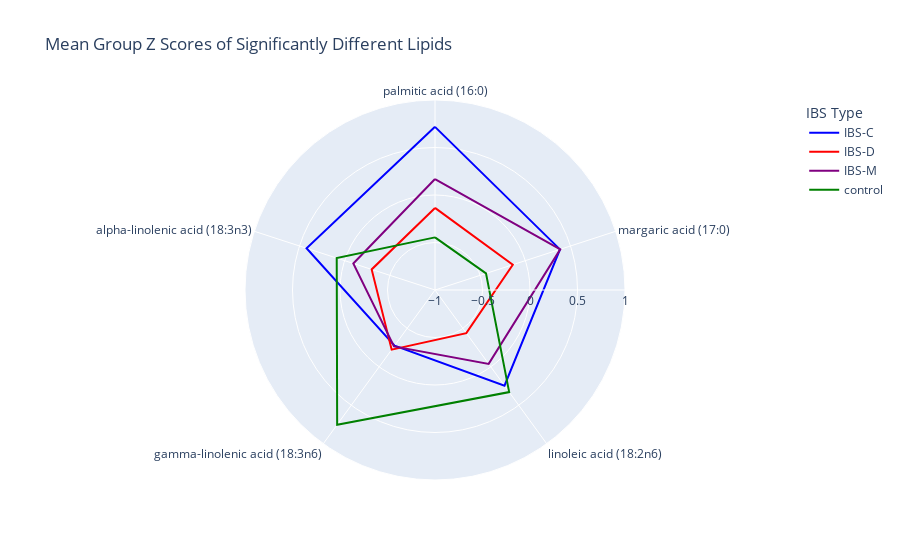

The notebook cell saved with this chart:
### Code cell
fig = px.line_polar(pd.melt(sub_sig_mean_df.T.reset_index(), id_vars="index"), 
                    r='value', 
                    theta='index', 
                    color='IBS Type', color_discrete_sequence=["blue","red","purple","green"],
                    title="Mean Group Z Scores of Significantly Different Lipids",
                    line_close=True)
fig.update_layout(
  polar=dict(
    radialaxis=dict(
      visible=True,
      range=[-1, 1]
    )))
fig.show()
fig.write_html("Figures/Metabolome_Z_radar_NOTfilled.html")

### Figure 1 — Plotly figure (JSON) as saved in the notebook; plotly's stock layout.template omitted (floating-point values rounded to 4 significant figures)
{"data": [{"hovertemplate": "IBS Type=IBS-C<br>value=%{r}<br>index=%{theta}<extra></extra>", "legendgroup": "IBS-C", "line": {"color": "blue", "dash": "solid"}, "mode": "lines", "name": "IBS-C", "r": [0.7174, 0.3832, 0.2446, -0.2764, 0.4218, 0.7174], "showlegend": true, "subplot": "polar", "theta": ["palmitic acid (16:0)", "margaric acid (17:0)", "linoleic acid (18:2n6)", "gamma-linolenic acid (18:3n6)", "alpha-linolenic acid (18:3n3)", "palmitic acid (16:0)"], "type": "scatterpolar"}, {"hovertemplate": "IBS Type=IBS-D<br>value=%{r}<br>index=%{theta}<extra></extra>", "legendgroup": "IBS-D", "line": {"color": "red", "dash": "solid"}, "mode": "lines", "name": "IBS-D", "r": [-0.136, -0.139, -0.4391, -0.2238, -0.299, -0.136], "showlegend": true, "subplot": "polar", "theta": ["palmitic acid (16:0)", "margaric acid (17:0)", "linoleic acid (18:2n6)", "gamma-linolenic acid (18:3n6)", "alpha-linolenic acid (18:3n3)", "palmitic acid (16:0)"], "type": "scatterpolar"}, {"hovertemplate": "IBS Type=IBS-M<br>value=%{r}<br>index=%{theta}<extra></extra>", "legendgroup": "IBS-M", "line": {"color": "purple", "dash": "solid"}, "mode": "lines", "name": "IBS-M", "r": [0.168, 0.3863, -0.0388, -0.2659, -0.09585, 0.168], "showlegend": true, "subplot": "polar", "theta": ["palmitic acid (16:0)", "margaric acid (17:0)", "linoleic acid (18:2n6)", "gamma-linolenic acid (18:3n6)", "alpha-linolenic acid (18:3n3)", "palmitic acid (16:0)"], "type": "scatterpolar"}, {"hovertemplate": "IBS Type=control<br>value=%{r}<br>index=%{theta}<extra></extra>", "legendgroup": "control", "line": {"color": "green", "dash": "solid"}, "mode": "lines", "name": "control", "r": [-0.4463, -0.4355, 0.3285, 0.7522, 0.08781, -0.4463], "showlegend": true, "subplot": "polar", "theta": ["palmitic acid (16:0)", "margaric acid (17:0)", "linoleic acid (18:2n6)", "gamma-linolenic acid (18:3n6)", "alpha-linolenic acid (18:3n3)", "palmitic acid (16:0)"], "type": "scatterpolar"}], "layout": {"legend": {"title": {"text": "IBS Type"}, "tracegroupgap": 0}, "polar": {"angularaxis": {"direction": "clockwise", "rotation": 90}, "domain": {"x": [0, 1], "y": [0, 1]}, "radialaxis": {"range": [-1, 1], "visible": true}}, "title": {"text": "Mean Group Z Scores of Significantly Different Lipids"}}}
